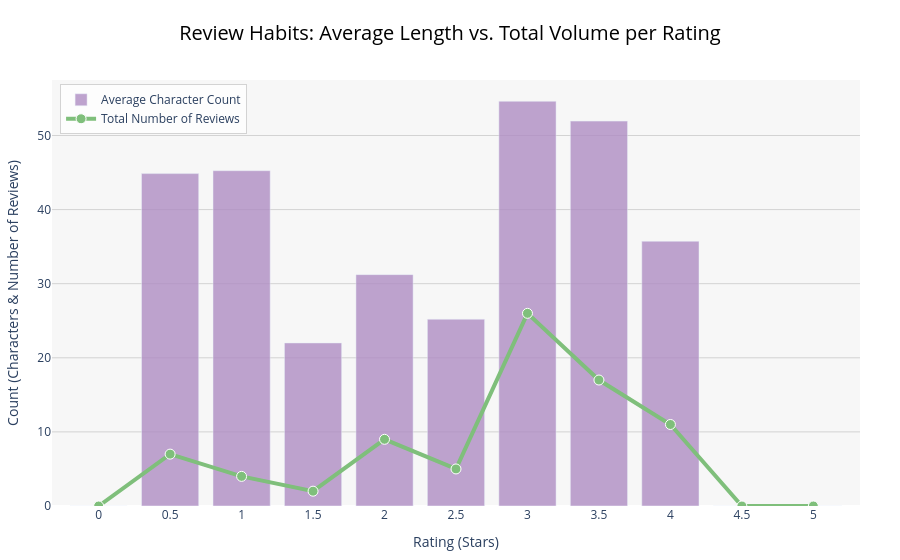

Notebook cell for this chart:
### Markdown cell above
## 10.D Review Habits: Length vs. Volume
By visualizing both the total number of reviews and the average character count on the same scale, I was able to check the relationship between rating, frequency, and effort in a way.

The results demonstrated a pattern that I write the highest volume of reviews for movies rated in the average range (3.0–3.5 stars). On the other hand, I write very few reviews for highly-rated movies (4.5–5.0 stars). An  anomaly appears at the bottom of the scale, which is that I write significantly more reviews for 0.5-star movies than for those rated 1.0 or 1.5 stars.

This shows that my motivation to write a review is driven by strong emotions, either a disappointment or a desire to process "average to high" experiences, rather than a linear relationship with the rating. Furthermore, the review lengths revealed that I tend to write longer reviews when I feel the need to justify why a movie was "not quite perfect" (missing out on a 4- or 5-star rating) or to explain exactly why a film was a total failure (the 0.5-star reviews).

### Code cell
grouped_data = df_reviews.groupby('Rating').agg(
    Avg_Length=('Review Length', 'mean'),
    Review_Count=('Review Length', 'count')
).reset_index()

rating_scale = [0.0, 0.5, 1.0, 1.5, 2.0, 2.5, 3.0, 3.5, 4.0, 4.5, 5.0]
all_ratings = pd.DataFrame({'Rating': rating_scale})
merged_data = pd.merge(all_ratings, grouped_data, on='Rating', how='left').fillna(0)

fig = go.Figure()

# THE BARS 
fig.add_trace(go.Bar(
    x=merged_data['Rating'],
    y=merged_data['Avg_Length'],
    name='Average Character Count',
    marker_color='#af8dc3', 
    opacity=0.8,            
    hovertemplate='Rating: %{x} Stars<br>Avg Length: %{y:.1f} chars<extra></extra>'
))

# THE LINE 
fig.add_trace(go.Scatter(
    x=merged_data['Rating'],
    y=merged_data['Review_Count'],
    name='Total Number of Reviews',
    mode='lines+markers',
    line=dict(color='#7fbf7b', width=4), 
    marker=dict(size=10, color='#7fbf7b', line=dict(width=1, color='white')),
    hovertemplate='Rating: %{x} Stars<br>Total Reviews: %{y}<extra></extra>'
))

fig.update_layout(
    plot_bgcolor='#f7f7f7', 
    paper_bgcolor='white',
    
    autosize=True, 
    margin=dict(l=40, r=40, t=80, b=40), 
    
    title=dict(
        text='Review Habits: Average Length vs. Total Volume per Rating',
        font=dict(size=20, color='black'),
        x=0.5 # Center the title
    ),
    xaxis=dict(
        title='Rating (Stars)',
        title_font=dict(size=14),
        tickmode='array',
        tickvals=rating_scale 
    ),
    yaxis=dict(
        title='Count (Characters & Number of Reviews)',
        title_font=dict(size=14),
        rangemode='tozero' 
    ),
    legend=dict(
        x=0.01,
        y=0.99,
        bgcolor='rgba(255, 255, 255, 0.8)',
        bordercolor='lightgray',
        borderwidth=1
    ),
    hovermode='x unified' 
)

fig.update_yaxes(showgrid=True, gridwidth=1, gridcolor='lightgray')

fig.show()

fig.write_html(
    'My Review Habits.html', 
    include_plotlyjs='cdn', 
    full_html=True,         
    default_width='100%',   
    default_height='100%'   
)

### Figure 1 — Plotly figure (JSON) as saved in the notebook; plotly's stock layout.template omitted (floating-point values rounded to 4 significant figures)
{"data": [{"hovertemplate": "Rating: %{x} Stars<br>Avg Length: %{y:.1f} chars<extra></extra>", "marker": {"color": "#af8dc3"}, "name": "Average Character Count", "opacity": 0.8, "type": "bar", "x": [0.0, 0.5, 1.0, 1.5, 2.0, 2.5, 3.0, 3.5, 4.0, 4.5, 5.0], "y": [0.0, 44.86, 45.25, 22.0, 31.22, 25.2, 54.62, 51.94, 35.73, 0.0, 0.0]}, {"hovertemplate": "Rating: %{x} Stars<br>Total Reviews: %{y}<extra></extra>", "line": {"color": "#7fbf7b", "width": 4}, "marker": {"color": "#7fbf7b", "line": {"color": "white", "width": 1}, "size": 10}, "mode": "lines+markers", "name": "Total Number of Reviews", "type": "scatter", "x": [0.0, 0.5, 1.0, 1.5, 2.0, 2.5, 3.0, 3.5, 4.0, 4.5, 5.0], "y": [0.0, 7.0, 4.0, 2.0, 9.0, 5.0, 26.0, 17.0, 11.0, 0.0, 0.0]}], "layout": {"autosize": true, "hovermode": "x unified", "legend": {"bgcolor": "rgba(255, 255, 255, 0.8)", "bordercolor": "lightgray", "borderwidth": 1, "x": 0.01, "y": 0.99}, "margin": {"b": 40, "l": 40, "r": 40, "t": 80}, "paper_bgcolor": "white", "plot_bgcolor": "#f7f7f7", "title": {"font": {"color": "black", "size": 20}, "text": "Review Habits: Average Length vs. Total Volume per Rating", "x": 0.5}, "xaxis": {"tickmode": "array", "tickvals": [0, 0.5, 1, 1.5, 2, 2.5, 3, 3.5, 4, 4.5, 5], "title": {"font": {"size": 14}, "text": "Rating (Stars)"}}, "yaxis": {"gridcolor": "lightgray", "gridwidth": 1, "rangemode": "tozero", "showgrid": true, "title": {"font": {"size": 14}, "text": "Count (Characters & Number of Reviews)"}}}}
